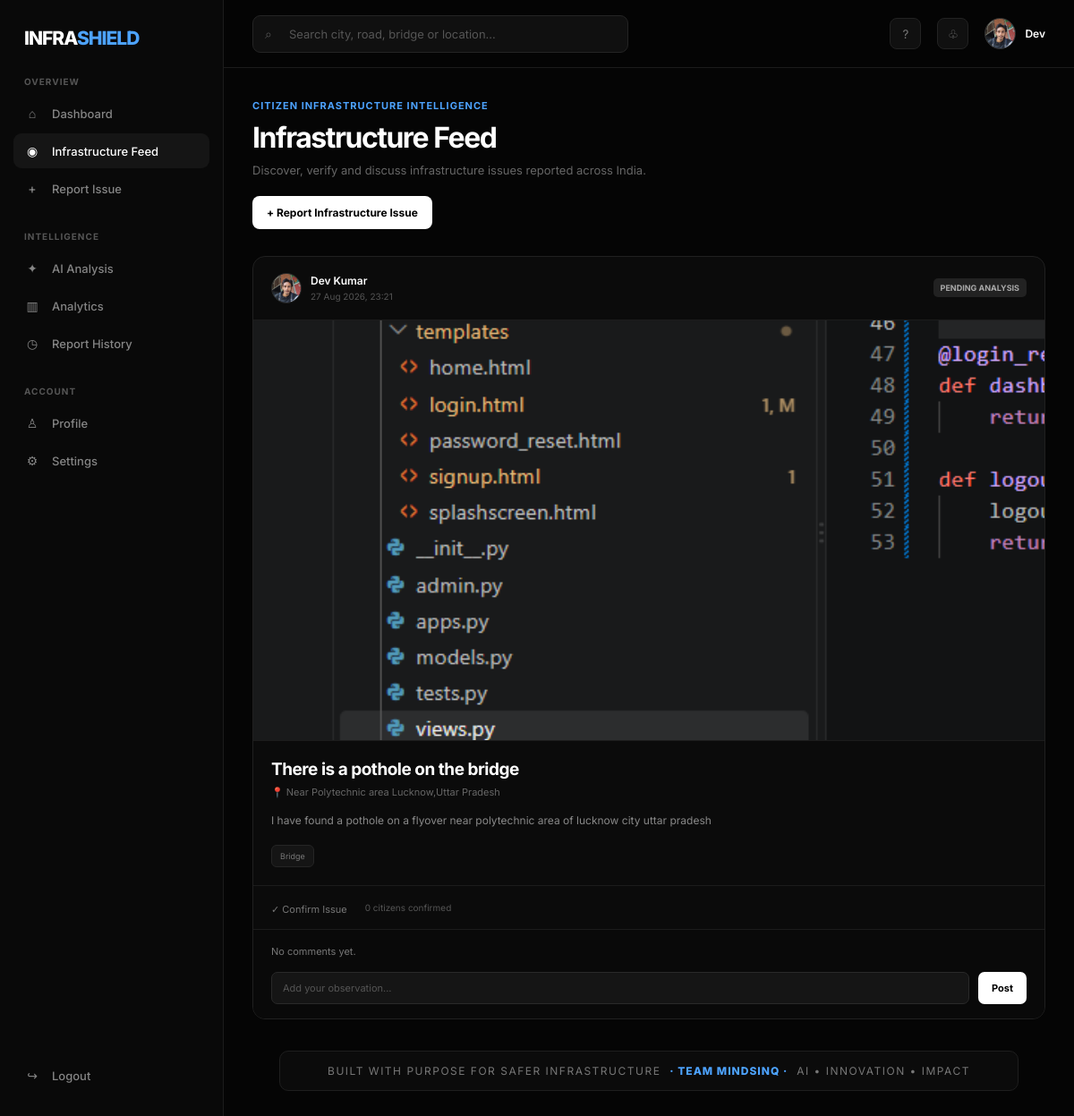
Before: /feed/ (signed in) with the older database file.
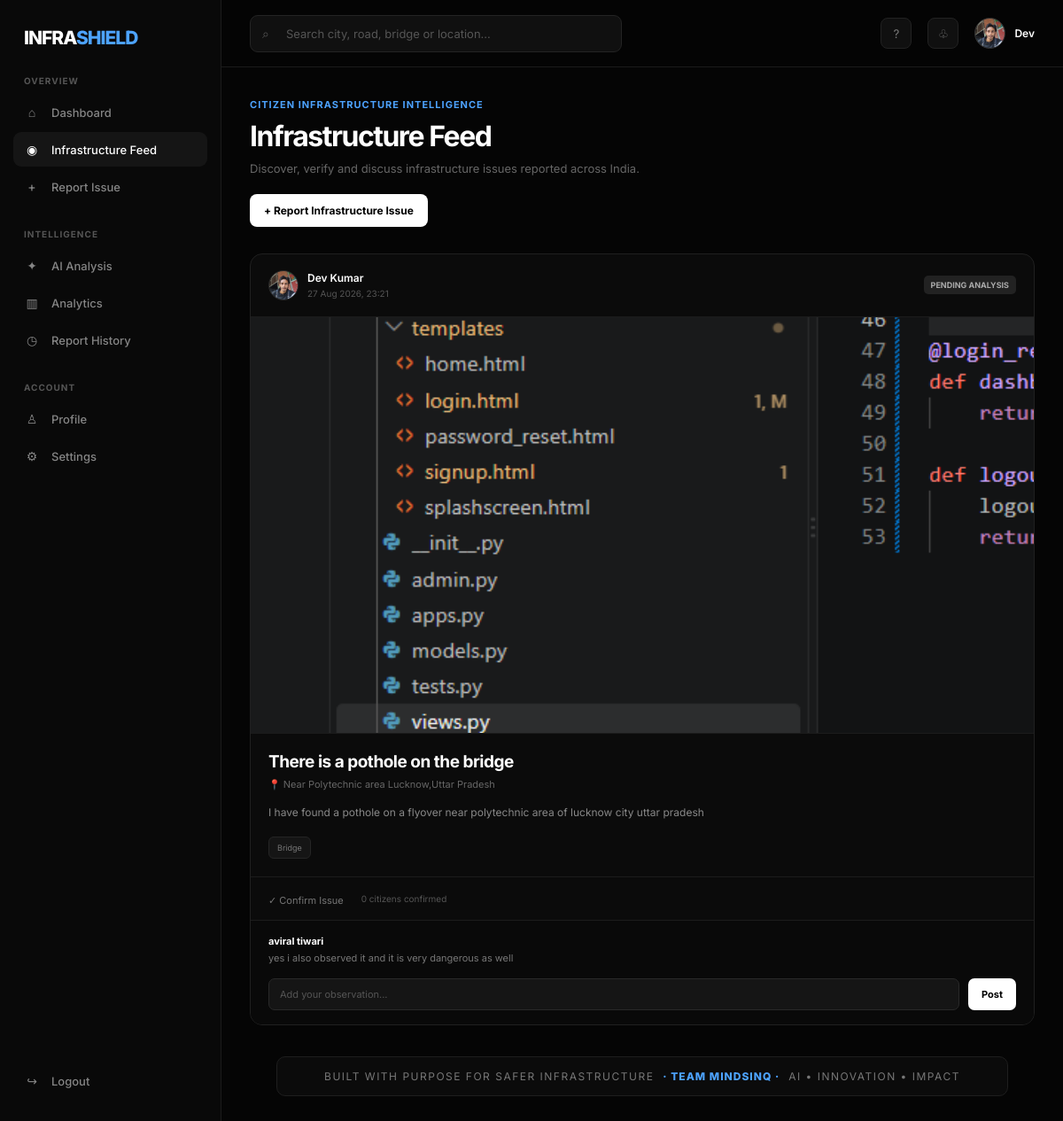
After: the same page with the newer database file.
### accounts/models.py (models this page shows, shortened)
class InfrastructureReport(models.Model):
    INFRASTRUCTURE_TYPES = [
        ("road", "Road"),
        ("bridge", "Bridge"),
        ("railway", "Railway"),
        ("building", "Building"),
        ("street", "Street Infrastructure"),
        ("drainage", "Drainage"),
        ("other", "Other"),
    ]
    RISK_LEVELS = [
        ("pending", "Pending Analysis"),
        ("low", "Low"),
        ("medium", "Medium"),
        ("high", "High"),
        ("critical", "Critical"),
    ]
    user = models.ForeignKey(
        User,
        on_delete=models.CASCADE,
        related_name="infrastructure_reports"
    )
    infrastructure_type = models.CharField(
        max_length=30,
        choices=INFRASTRUCTURE_TYPES
    )
    title = models.CharField(
        max_length=200
    )
    description = models.TextField(
        blank=True
    )
    image = models.ImageField(
        upload_to="infrastructure_reports/"
    )
    location = models.CharField(
        max_length=255
    )
    latitude = models.DecimalField(
        max_digits=9,
        decimal_places=6,
        null=True,
        blank=True
    )
    longitude = models.DecimalField(
        max_digits=9,
        decimal_places=6,
        null=True,
        blank=True
    )
    risk_level = models.CharField(
        max_length=20,
        choices=RISK_LEVELS,
        default="pending"
    )
    ai_confidence = models.FloatField(
        null=True,
        blank=True
    )
    ai_analysis = models.TextField(
        blank=True
    )
    created_at = models.DateTimeField(
        auto_now_add=True
    )
    updated_at = models.DateTimeField(
        auto_now=True
    )

class Profile(models.Model):
    user = models.OneToOneField(
        User,
        on_delete=models.CASCADE,
        related_name="profile"
    )
    profile_picture = models.ImageField(
        upload_to="profile_pictures/",
        blank=True,
        null=True
    )
    bio = models.TextField(
        max_length=500,
        blank=True
    )
    location = models.CharField(
        max_length=150,
        blank=True
    )
    phone = models.CharField(
        max_length=20,
        blank=True
    )
    created_at = models.DateTimeField(
        auto_now_add=True
    )
    updated_at = models.DateTimeField(
        auto_now=True
    )

class ReportComment(models.Model):
    report = models.ForeignKey(
        InfrastructureReport,
        on_delete=models.CASCADE,
        related_name="comments"
    )
    user = models.ForeignKey(
        User,
        on_delete=models.CASCADE,
        related_name="report_comments"
    )
    content = models.TextField(
        max_length=1000
    )
    created_at = models.DateTimeField(
        auto_now_add=True
    )
    updated_at = models.DateTimeField(
        auto_now=True
    )

### accounts/views.py (the view)
# urls.py: path("feed/", views.infrastructure_feed, name="infrastructure_feed"),
@login_required
def infrastructure_feed(request):
    reports = (
        InfrastructureReport.objects.select_related("user")
        .prefetch_related("confirmations", "comments__user")
        .order_by("-created_at")
    )
    return render(
        request,
        "infrastructure_feed.html",
        {
            "reports": reports,
            "page_title": "Infrastructure Feed",
        },
    )

### accounts/templates/infrastructure_feed.html (shortened to what the changed rows need)
{% load static %}
<!DOCTYPE html>
<html lang="en">
<head>
</head>
<body>
<div class="app">
    <main class="main">
        <section class="content">
            <div class="page-header">
                <h1>
                    Infrastructure Feed
                </h1>
            </div>
            <section class="feed">
                {% if reports %}
                    {% for report in reports %}
                        <article class="report-card">
                            <div class="report-header">
                                <div class="report-user">
                                    <div class="small-avatar">
                                        {% if report.user.profile.profile_picture %}
                                            <img
                                                src="{{ report.user.profile.profile_picture.url }}"
                                                alt="{{ report.user.get_full_name }}"
                                            >
                                        {% else %}
                                            {{ report.user.first_name|first|upper }}
                                        {% endif %}
                                    </div>
                                    <div>
                                        <div class="username">
                                            {% if report.user.get_full_name %}
                                                {{ report.user.get_full_name }}
                                            {% else %}
                                                {{ report.user.username }}
                                            {% endif %}
                                        </div>
                                        <div class="report-date">
                                            {{ report.created_at|date:"d M Y, H:i" }}
                                        </div>
                                    </div>
                                </div>
                                <div class="risk {{ report.risk_level }}">
                                    {{ report.get_risk_level_display }}
                                </div>
                            </div>
                            {% if report.image %}
                                <img
                                    src="{{ report.image.url }}"
                                    alt="{{ report.title }}"
                                    class="report-image"
                                >
                            {% endif %}
                            <div class="report-content">
                                <div class="report-title">
                                    {{ report.title }}
                                </div>
                                <div class="report-location">
                                    📍 {{ report.location }}
                                </div>
                                {% if report.description %}
                                    <div class="report-description">
                                        {{ report.description }}
                                    </div>
                                {% endif %}
                                <div class="report-meta">
                                    <span class="meta-tag">
                                        {{ report.get_infrastructure_type_display }}
                                    </span>
                                </div>
                            </div>
                            <div class="action-bar">
                                <form
                                    method="POST"
                                    action="{% url 'confirm_report' report.id %}"
                                    class="action-form"
                                >
                                    <button
                                        type="submit"
                                        class="action-button"
                                    >
                                        ✓ Confirm Issue
                                    </button>
                                </form>
                                <span class="confirmation-count">
                                    {{ report.confirmations.count }}
                                    citizen{{ report.confirmations.count|pluralize }}
                                    confirmed
                                </span>
                            </div>
                            <div class="comments">
                                {% for comment in report.comments.all %}
                                    <div class="comment">
                                        <div class="comment-user">
                                            {{ comment.user.get_full_name|default:comment.user.username }}
                                        </div>
                                        <div class="comment-text">
                                            {{ comment.content }}
                                        </div>
                                    </div>
                                {% empty %}
                                    <div class="comment-text">
                                        No comments yet.
                                    </div>
                                {% endfor %}
                                <form
                                    method="POST"
                                    action="{% url 'add_comment' report.id %}"
                                    class="comment-form"
                                >
                                    <input
                                        type="text"
                                        name="content"
                                        class="comment-input"
                                        placeholder="Add your observation..."
                                        maxlength="1000"
                                        required
                                    >
                                    <button
                                        type="submit"
                                        class="comment-submit"
                                    >
                                        Post
                                    </button>
                                </form>
                            </div>
                        </article>
                    {% endfor %}
                {% endif %}
            </section>
        </section>
    </main>
</div>
</body>
</html>

Changed rows visible on the page:
shown differently, row unchanged: InfrastructureReport "There is a pothole on the bridge": no longer shows "No comments yet."
added ReportComment: user.get_full_name "aviral tiwari", content "yes i also observed it and it is very dangerous as well"
